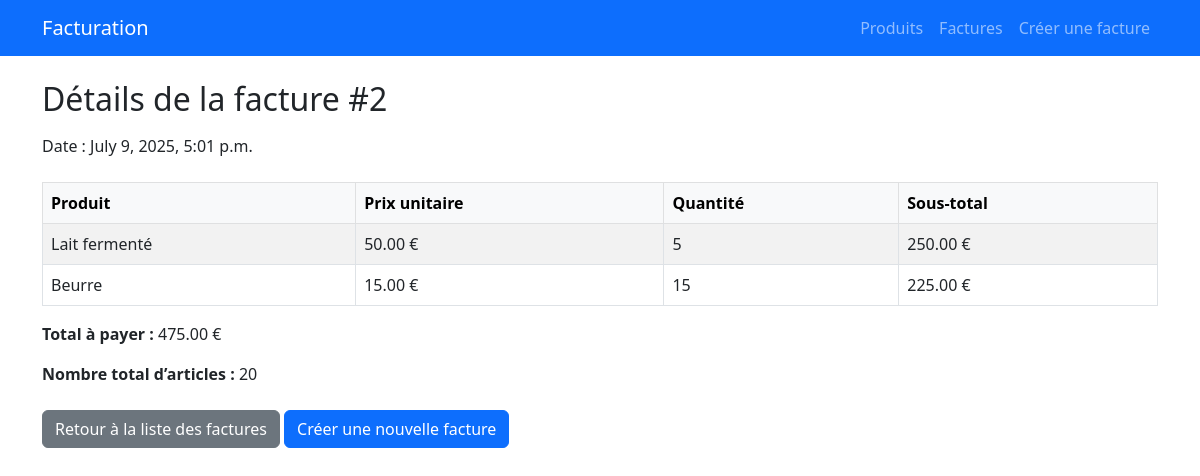
/facture/2/, run on an earlier commit of the app's database.
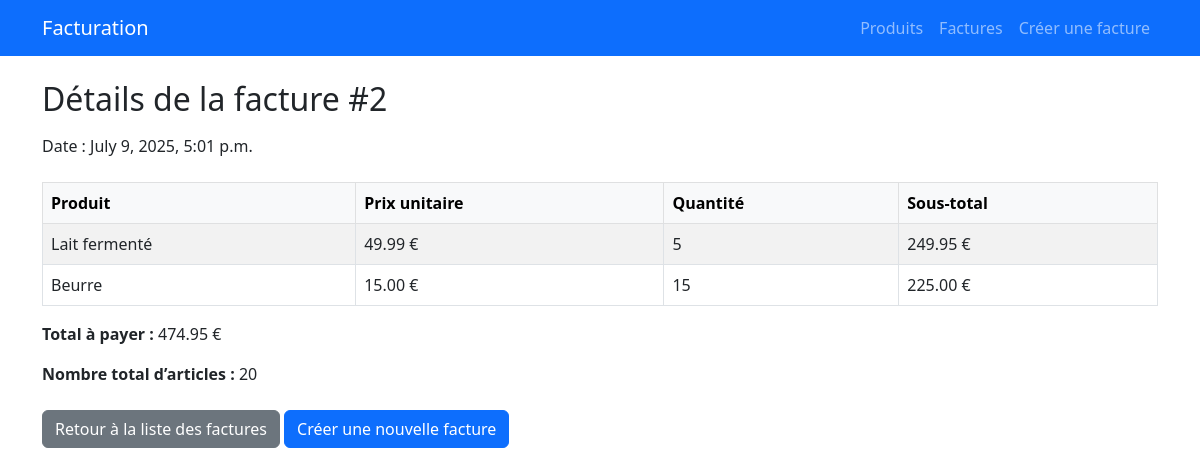
And on a later commit of the database.
### gestion/models.py (models this page shows, shortened)
class LigneFacture(models.Model):
    facture = models.ForeignKey(Facture, on_delete=models.CASCADE, related_name='lignes')
    produit = models.ForeignKey(Produit, on_delete=models.CASCADE)
    quantite = models.PositiveIntegerField(default=1)

class Produit(models.Model):
    nom = models.CharField(max_length=100)
    prix = models.DecimalField(max_digits=10, decimal_places=2)
    date_peremption = models.DateField()

class Facture(models.Model):
    date_creation = models.DateTimeField(auto_now_add=True)
    def total(self):
        return sum(ligne.produit.prix * ligne.quantite for ligne in self.lignes.all())
    def nombre_produits(self):
        return sum(ligne.quantite for ligne in self.lignes.all())

### gestion/views.py (the view)
# urls.py: path('facture/<int:pk>/', views.facture_detail, name='facture_detail'),
def facture_detail(request, pk):
    facture = get_object_or_404(Facture, pk=pk)
    lignes = facture.lignes.all()
    for ligne in lignes:
        ligne.sous_total = ligne.produit.prix * ligne.quantite
    return render(request, 'facture_detail.html', {
        'facture': facture,
        'lignes': lignes
    })

### gestion/templates/facture_detail.html (shortened to what this page needs)
{% extends 'base.html' %}
{% block content %}
<h2 class="mb-3">Détails de la facture #{{ facture.id }}</h2>
<p>Date : {{ facture.date_creation }}</p>
<table class="table table-bordered table-striped mt-4">
  <thead class="table-light">
    <tr>
      <th>Produit</th>
      <th>Prix unitaire</th>
      <th>Quantité</th>
      <th>Sous-total</th>
    </tr>
  </thead>
  <tbody>
    {% for ligne in lignes %}
      <tr>
        <td>{{ ligne.produit.nom }}</td>
        <td>{{ ligne.produit.prix }} €</td>
        <td>{{ ligne.quantite }}</td>
        <td>{{ ligne.sous_total|floatformat:2 }} €</td>
      </tr>
    {% endfor %}
  </tbody>
</table>
<div class="mt-3">
  <p><strong>Total à payer :</strong> {{ facture.total }} €</p>
  <p><strong>Nombre total d’articles :</strong> {{ facture.nombre_produits }}</p>
</div>
<div class="mt-4">
  <a class="btn btn-secondary" href="{% url 'facture_liste' %}">Retour à la liste des factures</a>
  <a class="btn btn-primary" href="{% url 'facture_creer' %}">Créer une nouvelle facture</a>
</div>
{% endblock %}

What changed in the data, as far as the page shows it:
changed through a linked row, Facture id 2: total "475.00" → "474.95"
changed through a linked row, LigneFacture "Lait fermenté": produit.prix "50.00" → "49.99"; sous_total "250.00" → "249.95"
